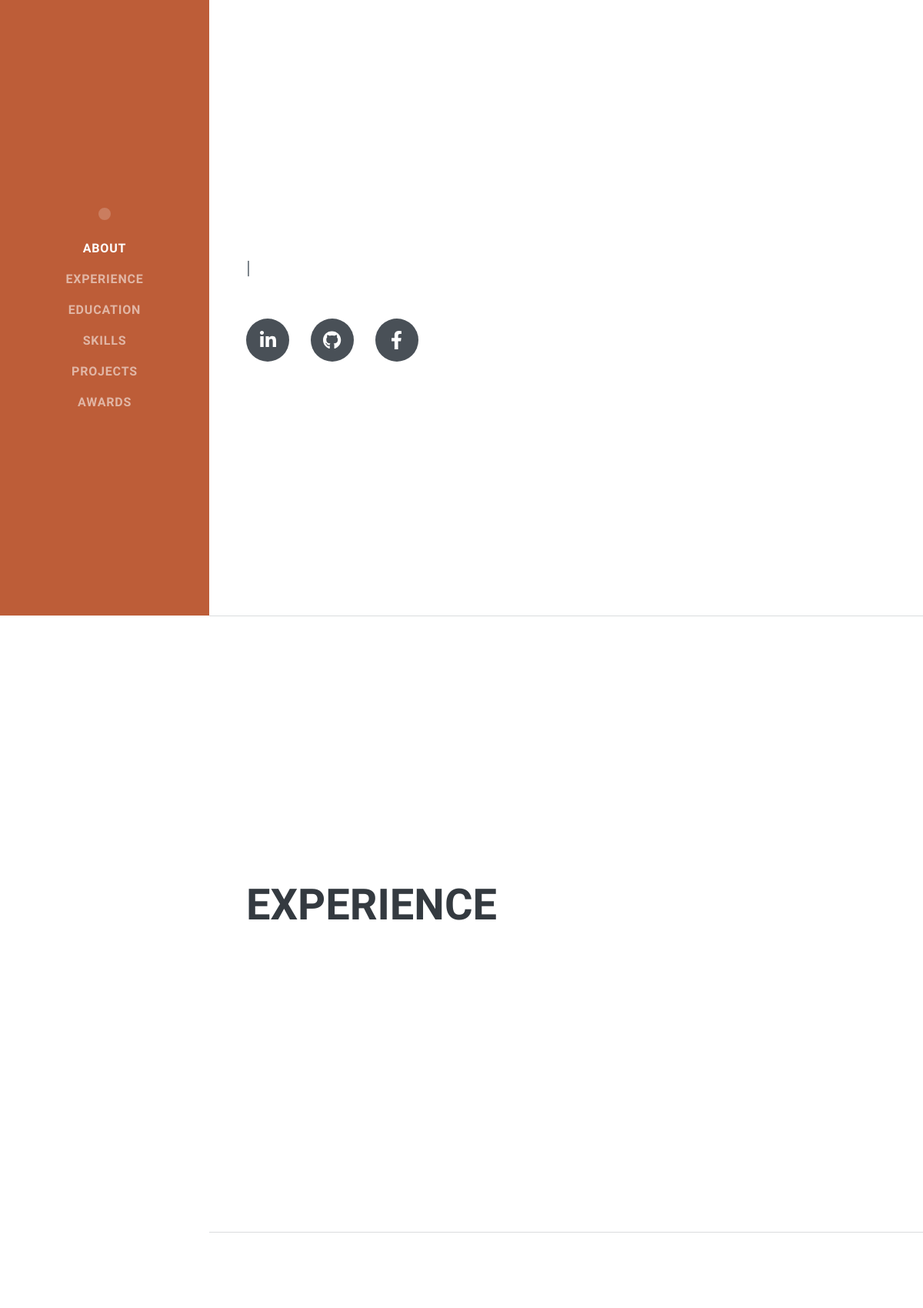
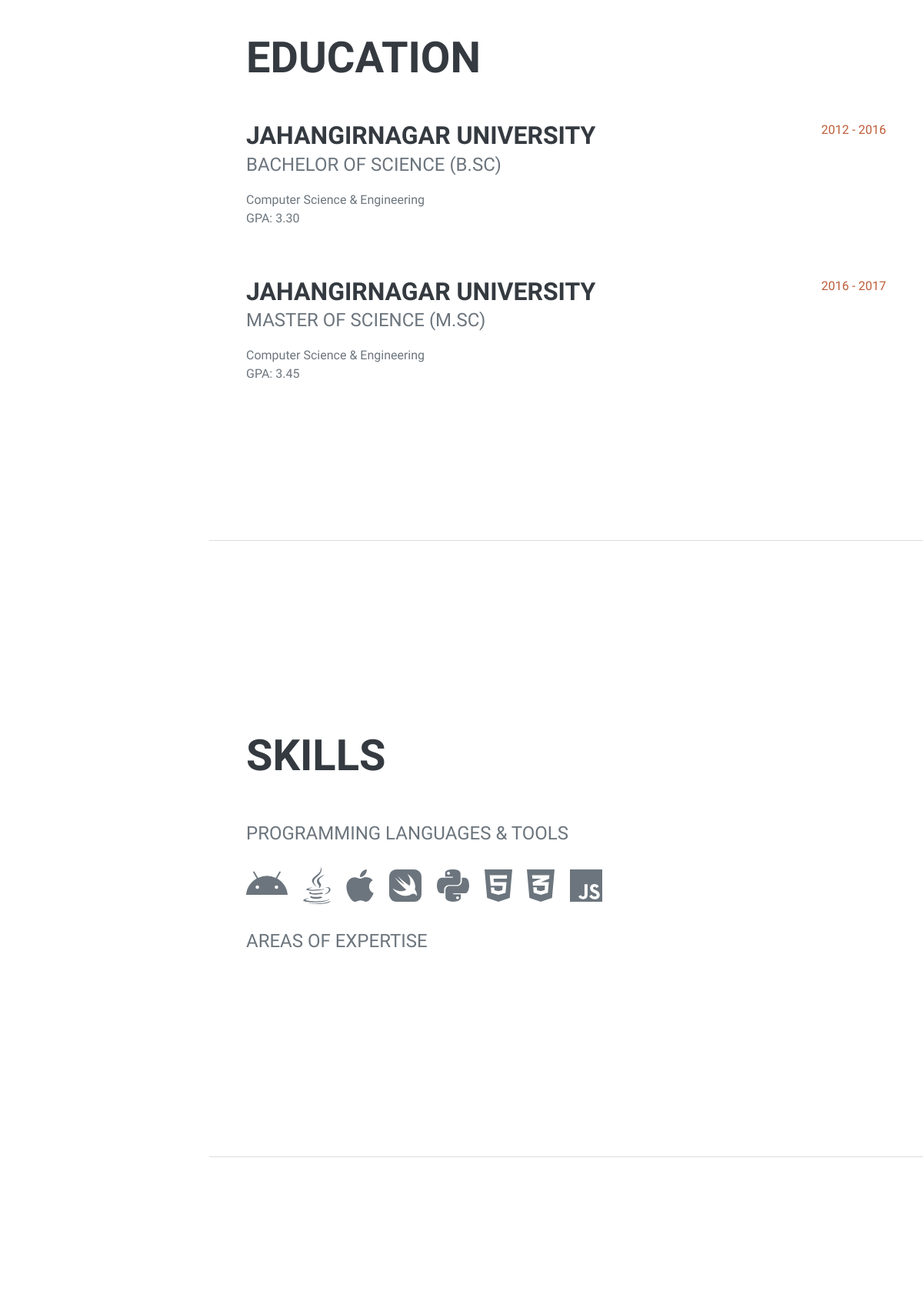
The app's page /education/ (upper part) with its own data (2 pictures, top to bottom).
### index/models.py (models this page shows, shortened)
class Education(models.Model):
    university = models.CharField(max_length=50)
    degree = models.CharField(max_length=50)
    department = models.CharField(max_length=50)
    result = models.CharField(max_length=50)
    start_year = models.CharField(max_length=10, blank=False, default="")
    end_year = models.CharField(max_length=10, blank=False, default="")

### index/views.py (the view)
# urls.py: path("education/", views.education, name ='education'),
def education(request):
    data = Education.objects.all()
    context = {
        'education': data
    }
    return render(request, "education.html", context)

### templates/education.html (shortened to what this page needs)
{% extends "layouts.html" %}

### templates/layouts.html (shortened to what this page needs)
{% load static %}
<!DOCTYPE html>
<html lang="en">
<head>
    <link href="{% static 'css/styles.css' %}" rel="stylesheet"/>
</head>
<body id="page-top">
<nav class="navbar navbar-expand-lg navbar-dark bg-primary fixed-top" id="sideNav">
    <a class="navbar-brand js-scroll-trigger" href="#page-top">
        <span class="d-none d-lg-block"><img class="img-fluid img-profile rounded-circle mx-auto mb-2"
                                             src="{{ about.image }}" alt="{{ about.first_name }}"/></span>
    </a>
    <div class="collapse navbar-collapse" id="navbarResponsive">
        <ul class="navbar-nav">
            <li class="nav-item"><a class="nav-link js-scroll-trigger" href="#about">About</a></li>
            <li class="nav-item"><a class="nav-link js-scroll-trigger" href="#experience">Experience</a></li>
            <li class="nav-item"><a class="nav-link js-scroll-trigger" href="#education">Education</a></li>
            <li class="nav-item"><a class="nav-link js-scroll-trigger" href="#skills">Skills</a></li>
            <li class="nav-item"><a class="nav-link js-scroll-trigger" href="#projects">Projects</a></li>
            <li class="nav-item"><a class="nav-link js-scroll-trigger" href="#awards">Awards</a></li>
        </ul>
    </div>
</nav>
<div class="container-fluid p-0">
    <section class="resume-section" id="about">
        <div class="resume-section-content">
            <div class="subheading mb-4">
                {{about.phone}} |
            </div>
            <div class="social-icons">
                <a class="social-icon" href="https://www.linkedin.com/in/k-h-rafiquel-islam/"><i
                        class="fab fa-linkedin-in"></i></a>
                <a class="social-icon" href="https://github.com/alik7-cmd"><i class="fab fa-github"></i></a>
                <a class="social-icon" href="https://www.facebook.com/alik.rafi1/"><i class="fab fa-facebook-f"></i></a>
            </div>
        </div>
    </section>
    <hr class="m-0"/>
    <section class="resume-section" id="experience">
    <div class="resume-section-content">
        <h2 class="mb-5">Experience</h2>
    </div>
</section>
    <hr class="m-0"/>
    <section class="resume-section" id="education">
        <div class="resume-section-content">
            <h2 class="mb-5">Education</h2>
            {% for education in education %}
             <div class="d-flex flex-column flex-md-row justify-content-between mb-5">
                <div class="flex-grow-1">
                    <h3 class="mb-0">{{education.university}}</h3>
                    <div class="subheading mb-3">{{education.degree}}</div>
                    <div>{{education.department}}</div>
                    <p>GPA: {{education.result}}</p>
                </div>
                <div class="flex-shrink-0"><span class="text-primary">{{education.start_year}} - {{education.end_year}}</span></div>
            </div>
            {% endfor %}
        </div>
    </section>
    <hr class="m-0"/>
    <section class="resume-section" id="skills">
        <div class="resume-section-content">
            <h2 class="mb-5">Skills</h2>
            <div class="subheading mb-3">Programming Languages & Tools</div>
            <ul class="list-inline dev-icons">
                <li class="list-inline-item"><i class="fab fa-android"></i></li>
                <li class="list-inline-item"><i class="fab fa-java"></i></li>
                <li class="list-inline-item"><i class="fab fa-apple"></i></li>
                <li class="list-inline-item"><i class="fab fa-swift"></i></li>
                <li class="list-inline-item"><i class="fab fa-python"></i></li>
                <li class="list-inline-item"><i class="fab fa-html5"></i></li>
                <li class="list-inline-item"><i class="fab fa-css3-alt"></i></li>
                <li class="list-inline-item"><i class="fab fa-js"></i></li>
            </ul>
            <div class="subheading mb-3">Areas of Expertise</div>
        </div>
    </section>
    <hr class="m-0"/>
    <section class="resume-section" id="projects">
</section>
</div>
</body>
</html>

### records on screen
Education: university "JAHANGIRNAGAR UNIVERSITY", degree "BACHELOR OF SCIENCE (B.SC)", department "Computer Science & Engineering", result "3.30", start_year "2012", end_year "2016"
Education: university "JAHANGIRNAGAR UNIVERSITY", degree "MASTER OF SCIENCE (M.SC)", department "Computer Science & Engineering", result "3.45", start_year "2016", end_year "2017"
